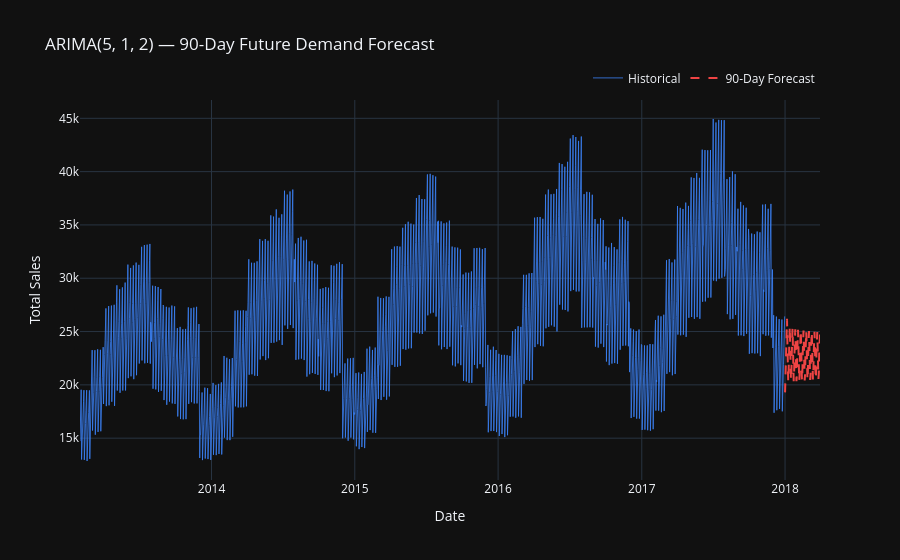

Notebook cell for this chart:
### Markdown cell above
## 10. Future Forecast

Re-train on the **full** dataset (train + test) to use all available information, then forecast the next 90 days into the future.

### Code cell
with warnings.catch_warnings():
    warnings.simplefilter("ignore")
    full_model = ARIMA(daily_sales, order=ORDER)
    full_fitted = full_model.fit()

HORIZON = 90
future_pred = full_fitted.forecast(steps=HORIZON).clip(lower=0)
future_dates = pd.date_range(start=daily_sales.index[-1] + pd.Timedelta(days=1),
                             periods=HORIZON, freq="D")

future_df = pd.DataFrame({"date": future_dates, "forecast": future_pred.values.round(0)})

fig = go.Figure()
fig.add_trace(go.Scatter(x=daily_sales.index, y=daily_sales.values,
                         name="Historical", line=dict(color="#3b82f6", width=0.8)))
fig.add_trace(go.Scatter(x=future_df["date"], y=future_df["forecast"],
                         name=f"{HORIZON}-Day Forecast",
                         line=dict(color="#ef4444", width=2, dash="dash")))
fig.update_layout(
    title=f"ARIMA{ORDER} — {HORIZON}-Day Future Demand Forecast",
    template="plotly_dark",
    xaxis_title="Date", yaxis_title="Total Sales",
    legend=dict(orientation="h", yanchor="bottom", y=1.02, xanchor="right", x=1),
)
fig.show()
